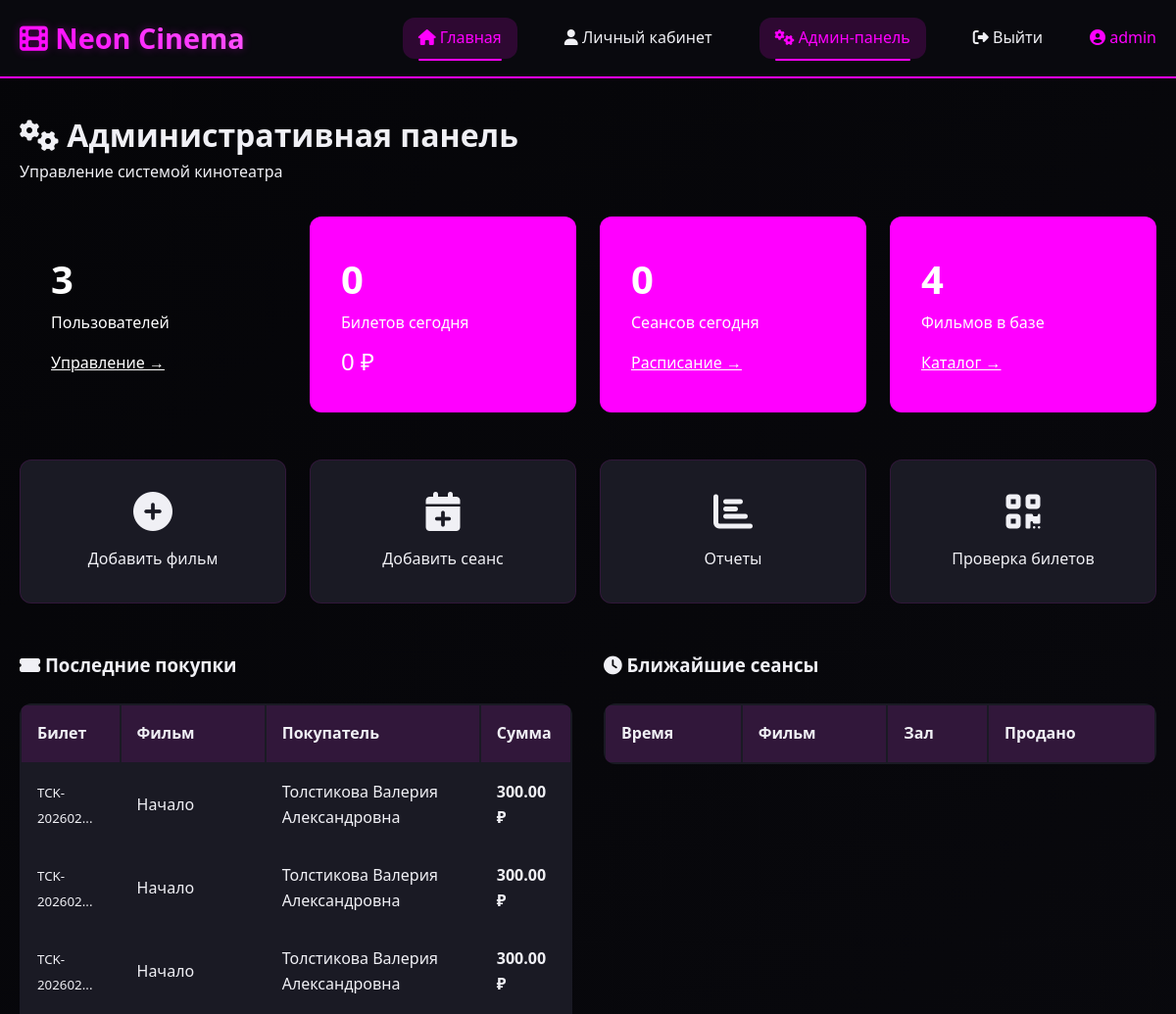
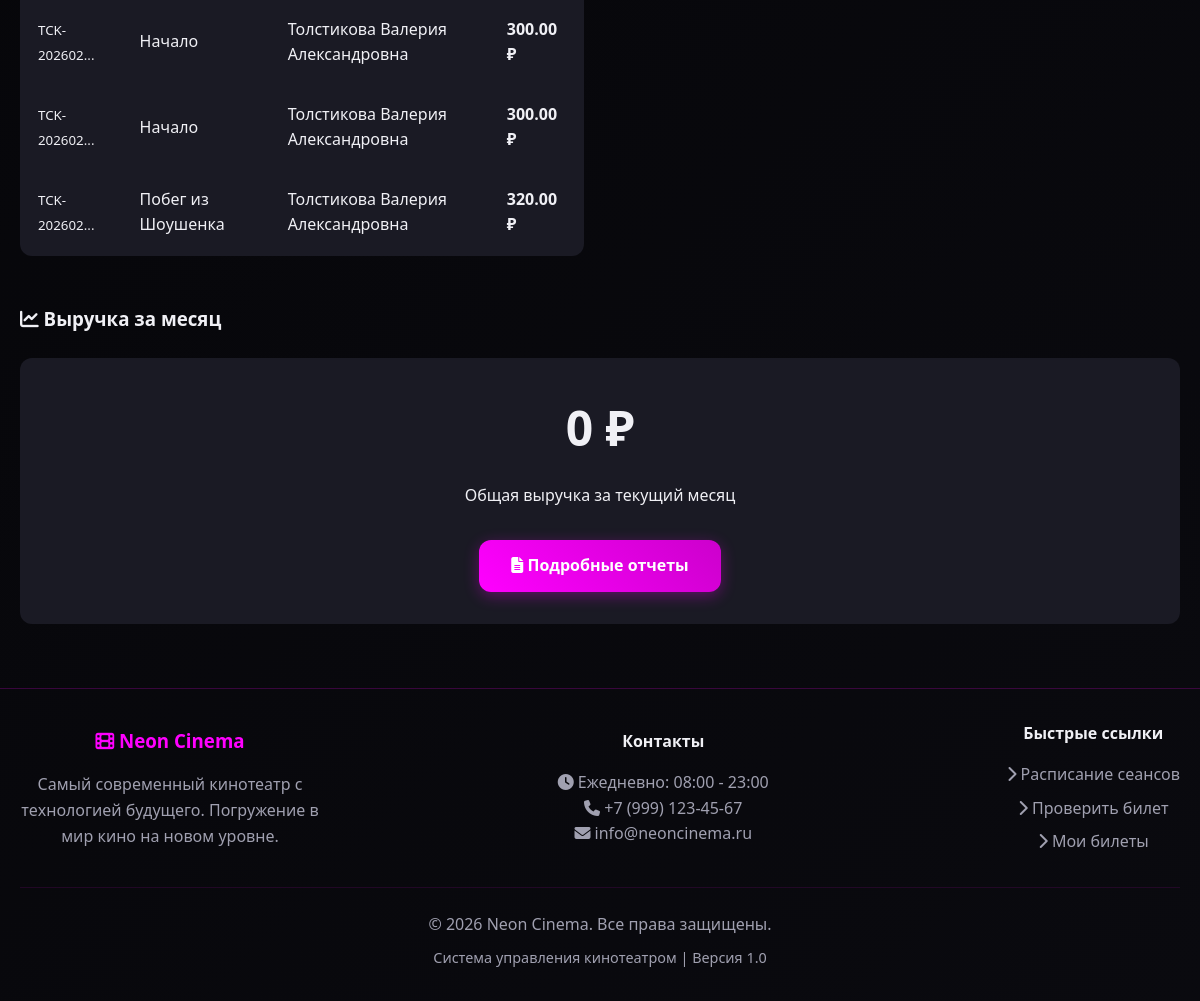
Screenshot of /admin/index.php (signed in) with the database file from the repository (2 pictures, top to bottom).
### tables this page shows
CREATE TABLE `tickets` (
  `id` int NOT NULL,
  `ticket_number` varchar(20) NOT NULL,
  `user_id` int NOT NULL,
  `session_id` int NOT NULL,
  `seat_id` int NOT NULL,
  `price` decimal(8,2) NOT NULL,
  `ticket_status` enum('active','cancelled','expired','used') DEFAULT 'active',
  `purchase_time` timestamp NULL DEFAULT CURRENT_TIMESTAMP,
  `qr_code_path` varchar(500) DEFAULT NULL
);

CREATE TABLE `movies` (
  `id` int NOT NULL,
  `title` varchar(200) NOT NULL,
  `description` text,
  `duration_minutes` int NOT NULL,
  `poster_url` varchar(500) DEFAULT NULL,
  `release_year` int DEFAULT NULL,
  `director` varchar(100) DEFAULT NULL,
  `created_at` timestamp NULL DEFAULT CURRENT_TIMESTAMP
);

CREATE TABLE `users` (
  `id` int NOT NULL,
  `email` varchar(100) NOT NULL,
  `password` varchar(255) NOT NULL,
  `full_name` varchar(100) NOT NULL,
  `role` enum('user','admin') DEFAULT 'user',
  `created_at` timestamp NULL DEFAULT CURRENT_TIMESTAMP
);

### admin/index.php (the view, shortened to what this page needs)
<?php
$db = new Database();
$conn = $db->getConnection();
$statsQuery = "SELECT
              (SELECT COUNT(*) FROM users) as total_users,
              (SELECT COUNT(*) FROM movies) as total_movies,
              (SELECT COUNT(*) FROM sessions WHERE DATE(start_time) = CURDATE()) as today_sessions,
              (SELECT COUNT(*) FROM tickets WHERE DATE(purchase_time) = CURDATE()) as today_tickets,
              (SELECT COALESCE(SUM(price), 0) FROM tickets WHERE DATE(purchase_time) = CURDATE()) as today_revenue,
              (SELECT COALESCE(SUM(price), 0) FROM tickets WHERE MONTH(purchase_time) = MONTH(CURDATE())) as monthly_revenue";
$statsStmt = $conn->query($statsQuery);
$stats = $statsStmt->fetch(PDO::FETCH_ASSOC);
$stats['today_revenue'] = $stats['today_revenue'] ?? 0;
$stats['monthly_revenue'] = $stats['monthly_revenue'] ?? 0;
$stats['total_users'] = $stats['total_users'] ?? 0;
$stats['total_movies'] = $stats['total_movies'] ?? 0;
$stats['today_sessions'] = $stats['today_sessions'] ?? 0;
$stats['today_tickets'] = $stats['today_tickets'] ?? 0;
$recentTicketsQuery = "SELECT t.*, m.title, u.full_name, s.start_time
                      FROM tickets t
                      JOIN sessions s ON t.session_id = s.id
                      JOIN movies m ON s.movie_id = m.id
                      JOIN users u ON t.user_id = u.id
                      ORDER BY t.purchase_time DESC
                      LIMIT 10";
$recentTicketsStmt = $conn->query($recentTicketsQuery);
$recentTickets = $recentTicketsStmt->fetchAll(PDO::FETCH_ASSOC);
?>
<!DOCTYPE html>
<html lang="ru">
<head>
    <link rel="stylesheet" href="../css/style.css">
    <link rel="stylesheet" href="https://cdnjs.cloudflare.com/ajax/libs/font-awesome/6.4.0/css/all.min.css">
</head>
<body>
    <?php include '../includes/header.php'; ?>
    <div class="container">
        <div style="margin: 2rem 0;">
            <h1 class="gradient-text">
                <i class="fas fa-cogs"></i> Административная панель
            </h1>
            <p style="color: var(--text-muted);">Управление системой кинотеатра</p>
        </div>
        <div style="display: grid; grid-template-columns: repeat(auto-fit, minmax(250px, 1fr)); gap: 1.5rem; margin-bottom: 3rem;">
            <div style="background: linear-gradient(135deg, var(--neon-primary), var(--neon-secondary)); padding: 2rem; border-radius: var(--border-radius); color: white;">
                <div style="font-size: 2.5rem; font-weight: bold;"><?php echo htmlspecialchars($stats['total_users']); ?></div>
                <div>Пользователей</div>
                <div style="margin-top: 1rem;">
                    <a href="users.php" style="color: white; text-decoration: underline;">Управление →</a>
                </div>
            </div>
            <div style="background: var(--neon-pink); padding: 2rem; border-radius: var(--border-radius); color: white;">
                <div style="font-size: 2.5rem; font-weight: bold;"><?php echo htmlspecialchars($stats['today_tickets']); ?></div>
                <div>Билетов сегодня</div>
                <div style="font-size: 1.5rem; margin-top: 0.5rem;">
                    <?php echo number_format((float)$stats['today_revenue'], 0, '', ' '); ?> ₽
                </div>
            </div>
            <div style="background: var(--neon-pink); padding: 2rem; border-radius: var(--border-radius); color: white;">
                <div style="font-size: 2.5rem; font-weight: bold;"><?php echo htmlspecialchars($stats['today_sessions']); ?></div>
                <div>Сеансов сегодня</div>
                <div style="margin-top: 1rem;">
                    <a href="sessions.php" style="color: white; text-decoration: underline;">Расписание →</a>
                </div>
            </div>
            <div style="background: var(--neon-pink); padding: 2rem; border-radius: var(--border-radius); color: white;">
                <div style="font-size: 2.5rem; font-weight: bold;"><?php echo htmlspecialchars($stats['total_movies']); ?></div>
                <div>Фильмов в базе</div>
                <div style="margin-top: 1rem;">
                    <a href="movies.php" style="color: white; text-decoration: underline;">Каталог →</a>
                </div>
            </div>
        </div>
        <div style="display: grid; grid-template-columns: repeat(auto-fit, minmax(200px, 1fr)); gap: 1.5rem; margin-bottom: 3rem;">
            <a href="movies.php?action=add" class="admin-card">
                <i class="fas fa-plus-circle"></i>
                <span>Добавить фильм</span>
            </a>
            <a href="sessions.php?action=add" class="admin-card">
                <i class="fas fa-calendar-plus"></i>
                <span>Добавить сеанс</span>
            </a>
            <a href="reports.php" class="admin-card">
                <i class="fas fa-chart-bar"></i>
                <span>Отчеты</span>
            </a>
            <a href="check_tickets.php" class="admin-card">
                <i class="fas fa-qrcode"></i>
                <span>Проверка билетов</span>
            </a>
        </div>
        <div style="display: grid; grid-template-columns: 1fr 1fr; gap: 2rem; margin-bottom: 3rem;">
            <div>
                <h3 style="color: var(--neon-primary); margin-bottom: 1.5rem;">
                    <i class="fas fa-ticket-alt"></i> Последние покупки
                </h3>
                <div style="background: var(--bg-card); border-radius: var(--border-radius); overflow: hidden;">
                    <div style="overflow-x: auto;">
                        <table style="width: 100%;">
                            <thead>
                                <tr>
                                    <th style="padding: 1rem; text-align: left; background: rgba(255, 0, 255, 0.1);">Билет</th>
                                    <th style="padding: 1rem; text-align: left; background: rgba(255, 0, 255, 0.1);">Фильм</th>
                                    <th style="padding: 1rem; text-align: left; background: rgba(255, 0, 255, 0.1);">Покупатель</th>
                                    <th style="padding: 1rem; text-align: left; background: rgba(255, 0, 255, 0.1);">Сумма</th>
                                </tr>
                            </thead>
                            <tbody>
                                <?php foreach ($recentTickets as $ticket): ?>
                                <tr style="border-bottom: 1px solid rgba(255, 0, 255, 0.1);">
                                    <td style="padding: 1rem;">
                                        <small><?php echo htmlspecialchars(substr($ticket['ticket_number'] ?? '', 0, 10) . '...'); ?></small>
                                    </td>
                                    <td style="padding: 1rem;"><?php echo htmlspecialchars($ticket['title'] ?? ''); ?></td>
                                    <td style="padding: 1rem;"><?php echo htmlspecialchars($ticket['full_name'] ?? ''); ?></td>
                                    <td style="padding: 1rem; color: var(--neon-primary); font-weight: bold;">
                                        <?php echo htmlspecialchars($ticket['price'] ?? 0); ?> ₽
                                    </td>
                                </tr>
                                <?php endforeach; ?>
                            </tbody>
                        </table>
                    </div>
                </div>
            </div>
            <div>
                <h3 style="color: var(--neon-primary); margin-bottom: 1.5rem;">
                    <i class="fas fa-clock"></i> Ближайшие сеансы
                </h3>
                <div style="background: var(--bg-card); border-radius: var(--border-radius); overflow: hidden;">
                    <div style="overflow-x: auto;">
                        <table style="width: 100%;">
                            <thead>
                                <tr>
                                    <th style="padding: 1rem; text-align: left; background: rgba(255, 0, 255, 0.1);">Время</th>
                                    <th style="padding: 1rem; text-align: left; background: rgba(255, 0, 255, 0.1);">Фильм</th>
                                    <th style="padding: 1rem; text-align: left; background: rgba(255, 0, 255, 0.1);">Зал</th>
                                    <th style="padding: 1rem; text-align: left; background: rgba(255, 0, 255, 0.1);">Продано</th>
                                </tr>
                            </thead>
                        </table>
                    </div>
                </div>
            </div>
        </div>
        <div>
            <h3 style="color: var(--neon-primary); margin-bottom: 1.5rem;">
                <i class="fas fa-chart-line"></i> Выручка за месяц
            </h3>
            <div style="background: var(--bg-card); padding: 2rem; border-radius: var(--border-radius); text-align: center;">
                <div style="font-size: 3rem; font-weight: bold; color: var(--neon-primary); margin-bottom: 1rem;">
                    <?php echo number_format((float)$stats['monthly_revenue'], 0, '', ' '); ?> ₽
                </div>
                <p style="color: var(--text-muted);">Общая выручка за текущий месяц</p>
                <div style="margin-top: 2rem;">
                    <a href="reports.php" class="btn btn-primary">
                        <i class="fas fa-file-alt"></i> Подробные отчеты
                    </a>
                </div>
            </div>
        </div>
    </div>
    <?php include '../includes/footer.php'; ?>
</body>
</html>

### rows the page displays
tickets: ticket_number "TCK-202602...", movies.title "Начало", user.full_name "Толстикова Валерия Александровна", price "300.00"
tickets: ticket_number "TCK-202602...", movies.title "Начало", user.full_name "Толстикова Валерия Александровна", price "300.00"
tickets: ticket_number "TCK-202602...", movies.title "Начало", user.full_name "Толстикова Валерия Александровна", price "300.00"
tickets: ticket_number "TCK-202602...", movies.title "Начало", user.full_name "Толстикова Валерия Александровна", price "300.00"
tickets: ticket_number "TCK-202602...", movies.title "Начало", user.full_name "Толстикова Валерия Александровна", price "300.00"
tickets: ticket_number "TCK-202602...", movies.title "Побег из Шоушенка", user.full_name "Толстикова Валерия Александровна", price "320.00"

### other values shown
$_SESSION['user_name'] "admin"
$stats['total_users'] "3"
$stats['today_tickets'] "0"
$stats['today_revenue'] "0"
$stats['today_sessions'] "0"
$stats['total_movies'] "4"
$stats['monthly_revenue'] "0"
